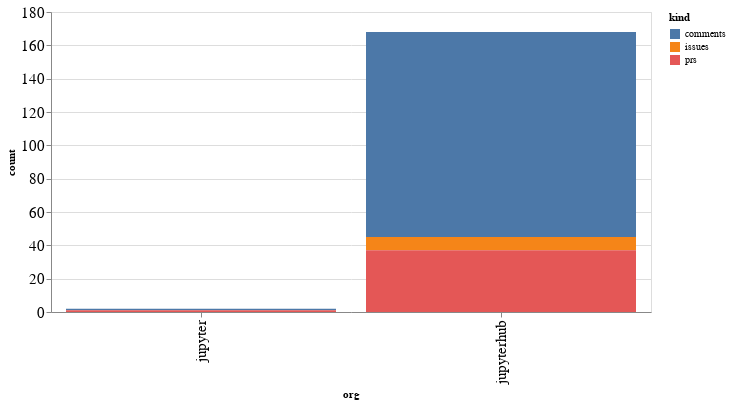

The code cell stored with this chart in its notebook:
### Code cell
alt.Chart(org_summaries, width=600).mark_bar().encode(
    x='org',
    y='count',
    color='kind',
    tooltip="org"
)

### Figure 1 — Vega-Lite specification as saved in the notebook (floating-point values rounded to 4 significant figures)
{"config": {"axisLeft": {"labelFontSize": 15}, "axisBottom": {"labelFontSize": 15}}, "data": {"name": "data-ed99e047c015346a21e2c64f7ee217cb"}, "mark": "bar", "encoding": {"color": {"type": "nominal", "field": "kind"}, "tooltip": {"type": "nominal", "field": "org"}, "x": {"type": "nominal", "field": "org"}, "y": {"type": "quantitative", "field": "count"}}, "width": 600, "$schema": "https://vega.github.io/schema/vega-lite/v4.8.1.json", "datasets": {"data-ed99e047c015346a21e2c64f7ee217cb": [{"org": "jupyter", "kind": "comments", "count": 1}, {"org": "jupyter", "kind": "prs", "count": 1}, {"org": "jupyterhub", "kind": "comments", "count": 123}, {"org": "jupyterhub", "kind": "issues", "count": 8}, {"org": "jupyterhub", "kind": "prs", "count": 37}]}}
